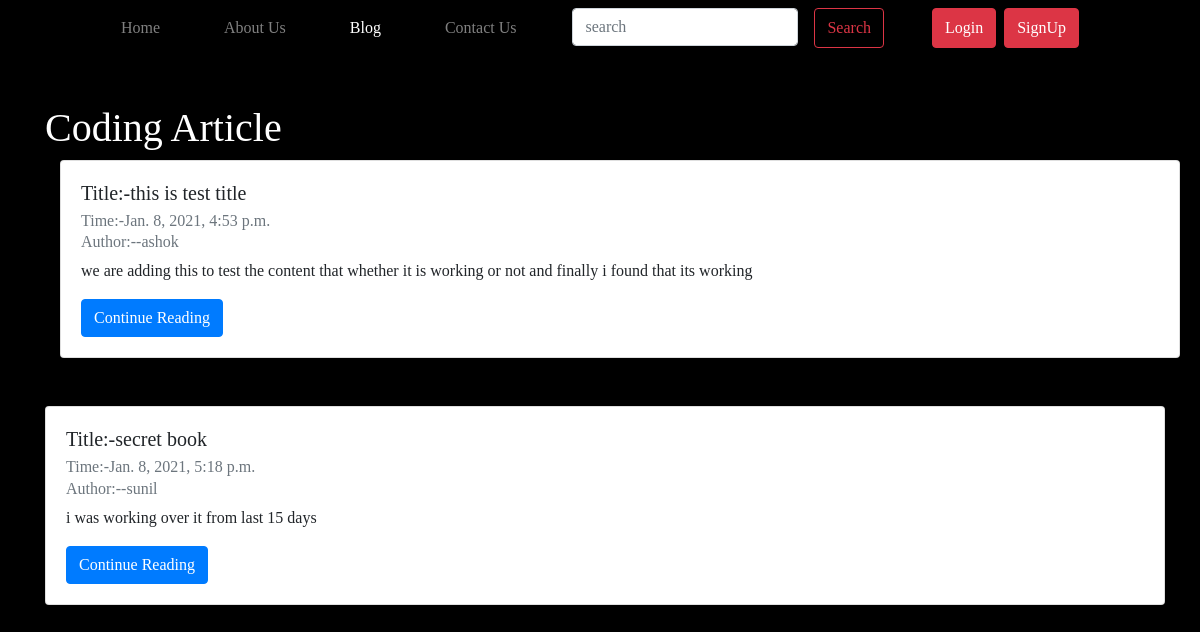
Screenshot of /blog/ with the database file from the repository.
### blog/models.py (models this page shows, shortened)
class Post1(models.Model):
    sno = models.AutoField(primary_key=True)
    title = models.CharField(max_length=255)
    author = models.CharField(max_length=13)
    content = models.TextField()
    slug = models.CharField(max_length=130)
    timestamp = models.DateTimeField(blank=True)

### blog/views.py (the view)
# urls.py: path('', views.bloghome, name='bloghome'),
def bloghome(request):
    allpost=Post1.objects.all()
    context={'allposts':allpost}
    return render(request,'blog/blog.html',context)

### templates/blog/blog.html (shortened to what this page needs)
{% extends "base.html" %}
{% block blogactive %}active{% endblock blogactive %}
{% block body %}
<div class="container my-5">
  <h1 style="color:white">Coding Article</h1>
   {% for post in allposts %}
    <div class="container">
      <div class="card" style="width: 70rem;">
        <div class="card-body">
          <h5 class="card-title">Title:-{{post.title}}</h5>
          <h6 class="card-subtitle mb-2 text-muted">Time:-{{post.timestamp}}</h6>
          <h6 class="card-subtitle mb-2 text-muted">Author:--{{post.author}}</h6>
          <p class="card-text">{{post.content | truncatechars:500}}</p>
          <a href="/blog/{{post.slug}}" class="btn btn-primary" role="button">Continue Reading</a>
        </div>
      </div>
    </div>
    </div>
{% endfor %}
{% endblock body %}

### templates/base.html (style rules this page uses)
* { margin: 0px; padding: 0px; font-family: 'Playfair Display', serif; }
body { background-color: black; }

### rows the page displays
Post1: title "this is test title", timestamp "Jan. 8, 2021, 4:53 p.m.", author "ashok", content "we are adding this to test the content that whether it is working or not and finally i found that its working"
Post1: title "secret book", timestamp "Jan. 8, 2021, 5:18 p.m.", author "sunil", content "i was working over it from last 15 days"
